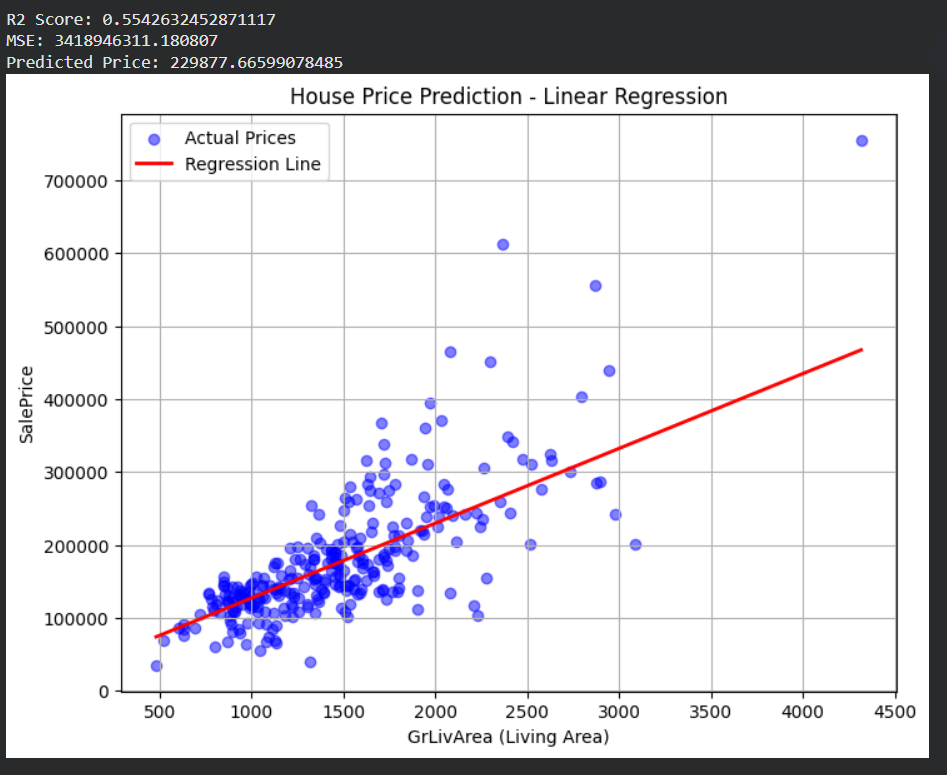

Write the Python code that produced this figure.
import pandas as pd
from sklearn.model_selection import train_test_split
from sklearn.linear_model import LinearRegression
from sklearn.metrics import mean_squared_error, r2_score
import matplotlib.pyplot as plt

# Load Kaggle dataset
df = pd.read_csv('train.csv')

# Select feature and target
X = df[['GrLivArea']]
y = df['SalePrice']

# Split data
X_train, X_test, y_train, y_test = train_test_split(
    X, y, test_size=0.2, random_state=42
)

# Train model
model = LinearRegression()
model.fit(X_train, y_train)

# Predictions
y_pred = model.predict(X_test)

# Evaluation
print("R2 Score:", r2_score(y_test, y_pred))
print("MSE:", mean_squared_error(y_test, y_pred))

# Predict a new house
new_house = pd.DataFrame({'GrLivArea': [2000]})
predicted_price = model.predict(new_house)

print("Predicted Price:", predicted_price[0])

# Plot actual data points (test set)
plt.figure(figsize=(8, 6))
plt.scatter(
    X_test['GrLivArea'],
    y_test,
    color='blue',
    label='Actual Prices',
    alpha=0.5
)

# Sort values for a smooth regression line
sorted_idx = X_test['GrLivArea'].argsort()
X_sorted = X_test['GrLivArea'].iloc[sorted_idx]
y_pred_sorted = y_pred[sorted_idx]

# Plot regression line
plt.plot(
    X_sorted,
    y_pred_sorted,
    color='red',
    linewidth=2,
    label='Regression Line'
)

# Labels and title
plt.xlabel('GrLivArea (Living Area)')
plt.ylabel('SalePrice')
plt.title('House Price Prediction - Linear Regression')
plt.legend()
plt.grid(True)

plt.show()
